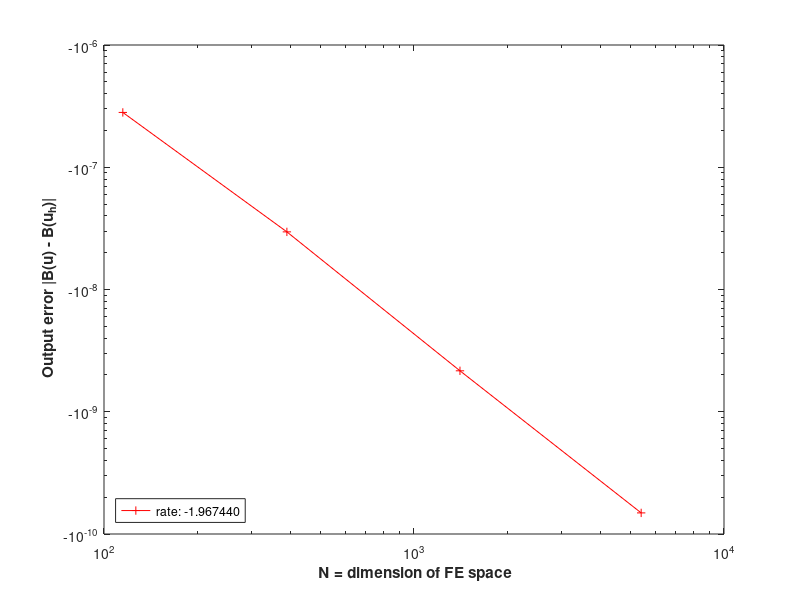

Here is the MATLAB script that generated this plot:
% Creating convergence plot for homework problem TraceErrorEstimates

results = csvread('results.csv');

figure('name','convergence plot');
loglog(results(:,2),results(:,1),'r+-')

p = polyfit(log(results(:,2)),log(results(:,1)),1);
xlabel('{\bf N = dimension of FE space}');
ylabel('{\bf Output error |B(u) - B(u_h)|}');
ratebox = sprintf('%s%f', 'rate: ',p(1));
legend(ratebox,'Location','southwest');
set(gca, 'YDir','reverse');

print -depsc2 'convergence_plot.eps';
